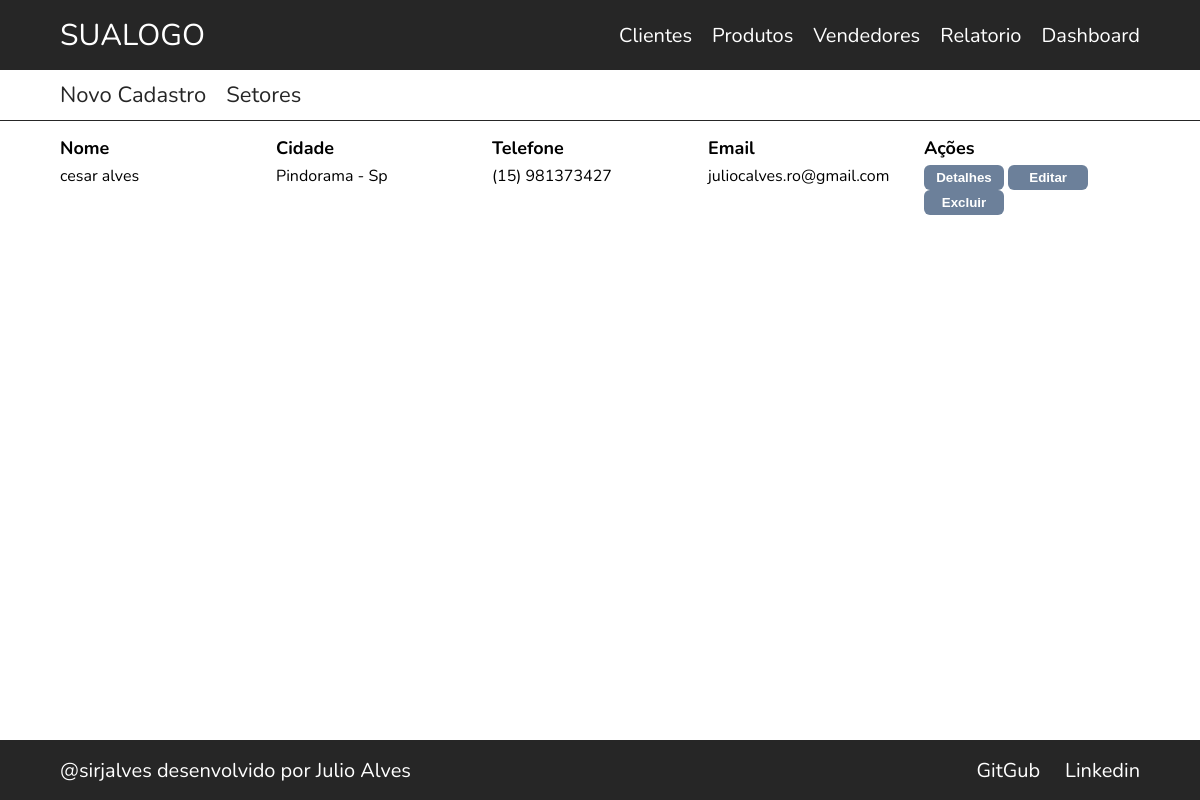
The app's page /seller/list/, older data.
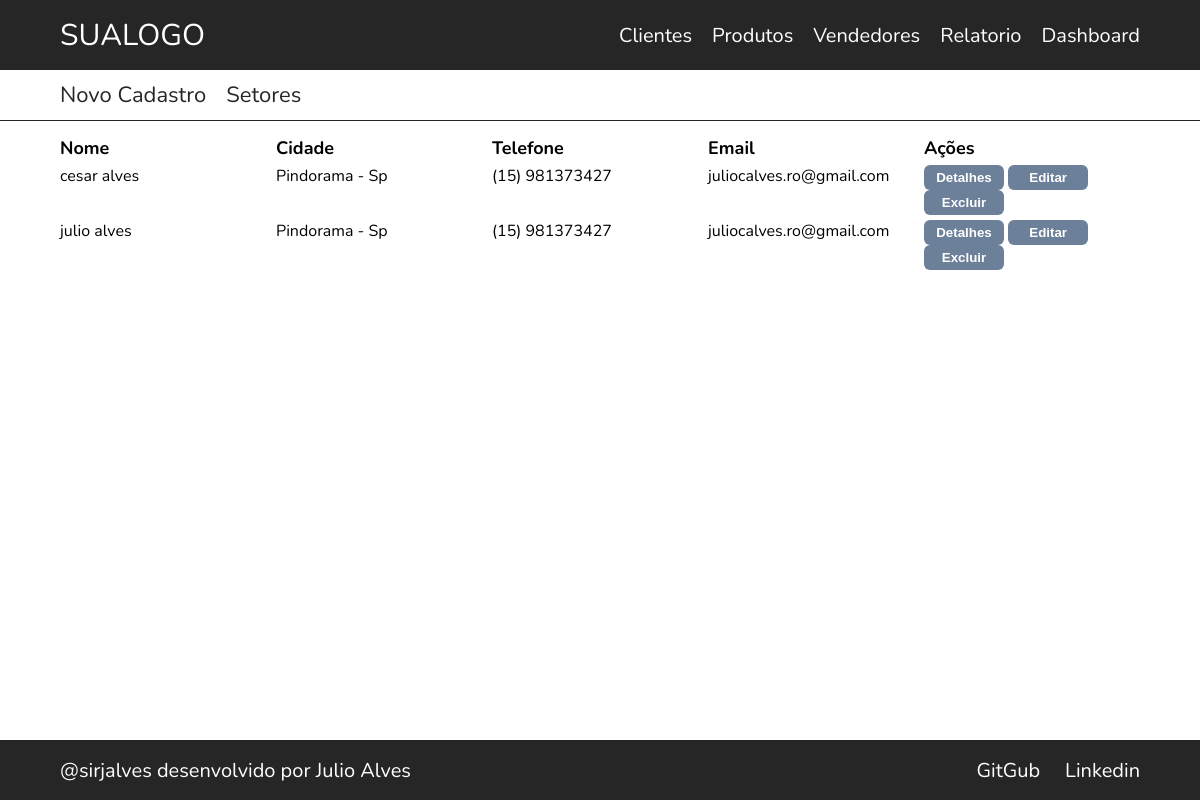
The same page, newer data.
### seller/models.py (models this page shows, shortened)
class Seller(models.Model):
    first_name = models.CharField(max_length=30, blank=False)
    last_name = models.CharField(max_length=60, blank=False)
    birth_date = models.DateField(blank=False)
    cpf = models.CharField(max_length=14, blank=False)
    email = models.EmailField()
    area_code = models.CharField(max_length=3)
    phone_number = models.CharField(max_length=9)
    cep = models.CharField(max_length=9)
    country = models.CharField(max_length=30)
    state = models.CharField(max_length=30)
    city = models.CharField(max_length=30)
    street = models.CharField(max_length=30)
    street_number = models.CharField(max_length=5)
    contracting_date = models.DateTimeField(auto_now_add=True)
    termination_date = models.DateTimeField(auto_now=True)
    active = models.BooleanField(default=True)
    def get_full_phone_number(self):
        return f"({self.area_code}) {self.phone_number}"
    def get_full_name(self):
        return f"{self.first_name} {self.last_name}"
    def get_full_city(self):
        return f"{self.city} - {self.state}"
    class Meta:
        db_table = "SELLER"

### seller/views.py (the view)
# urls.py: path('list/',SellerListView.as_view(), name = 'seller-list'),
class SellerListView(ListView):
    template_name = 'seller/seller-list.html'
    model = Seller
    queryset = Seller.objects.all()

### seller/templates/seller/seller-list.html (shortened to what this page needs)
{% extends "model-page.html" %}
{% block content %}
<div class="content">
    <div class="sub-menu">
        <div>
            <a href={% url "seller:seller-create" %}>Novo Cadastro</a>
            <a href="#">Setores</a>
        </div>
    </div>
    <div class="table">
        <div class="table-header">
            <div class="table-collum">Nome</div>
            <div class="table-collum">Cidade</div>
            <div class="table-collum">Telefone</div>
            <div class="table-collum">Email</div>
            <div class="table-collum">Ações</div>
        </div>
        {% for seller in seller_list %}
        <div class="table-row">
            <div class="table-collum"> {{seller.get_full_name}} </div>
            <div class="table-collum"> {{seller.get_full_city}} </div>
            <div class="table-collum"> {{seller.get_full_phone_number}} </div>
            <div class="table-collum"> {{seller.email}} </div>
            <div class="table-collum">
                <button type="button" class="button button-danger">Detalhes</button>
                <button type="button" class="button button-danger">Editar</button>
                <button type="button" class="button button-danger">Excluir</button>
            </div>
        </div>
        {% endfor %}
    </div>
</div>
{% endblock %}

Row changes from the older to the newer data that the page shows:
added Seller: get_full_name "julio alves", get_full_city "Pindorama - Sp", get_full_phone_number "(15) 981373427", email "juliocalves.ro@gmail.com"
